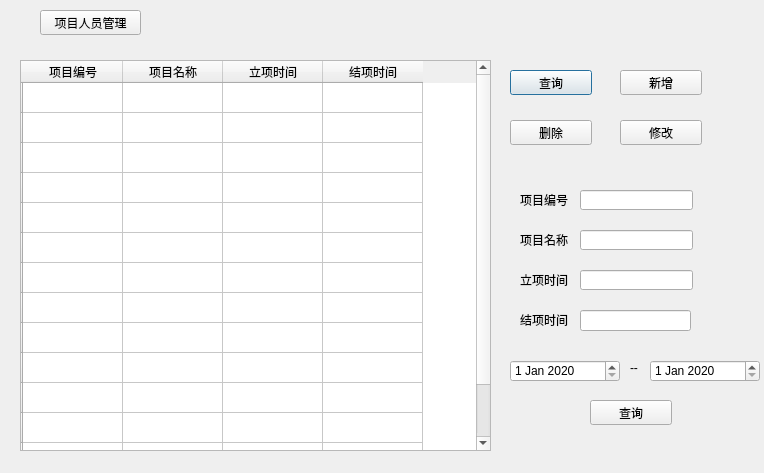
<?xml version="1.0" encoding="UTF-8"?>
<ui version="4.0">
 <class>Dialog9</class>
 <widget class="QDialog" name="Dialog9">
  <property name="geometry">
   <rect>
    <x>0</x>
    <y>0</y>
    <width>764</width>
    <height>473</height>
   </rect>
  </property>
  <property name="windowTitle">
   <string>项目管理</string>
  </property>
  <widget class="QTableWidget" name="tableWidget">
   <property name="geometry">
    <rect>
     <x>20</x>
     <y>60</y>
     <width>471</width>
     <height>391</height>
    </rect>
   </property>
   <row>
    <property name="text">
     <string/>
    </property>
   </row>
   <row>
    <property name="text">
     <string/>
    </property>
   </row>
   <row>
    <property name="text">
     <string/>
    </property>
   </row>
   <row>
    <property name="text">
     <string/>
    </property>
   </row>
   <row>
    <property name="text">
     <string/>
    </property>
   </row>
   <row>
    <property name="text">
     <string/>
    </property>
   </row>
   <row>
    <property name="text">
     <string/>
    </property>
   </row>
   <row>
    <property name="text">
     <string/>
    </property>
   </row>
   <row>
    <property name="text">
     <string/>
    </property>
   </row>
   <row>
    <property name="text">
     <string/>
    </property>
   </row>
   <row>
    <property name="text">
     <string/>
    </property>
   </row>
   <row>
    <property name="text">
     <string/>
    </property>
   </row>
   <row>
    <property name="text">
     <string/>
    </property>
   </row>
   <row>
    <property name="text">
     <string/>
    </property>
   </row>
   <column>
    <property name="text">
     <string>项目编号</string>
    </property>
   </column>
   <column>
    <property name="text">
     <string>项目名称</string>
    </property>
   </column>
   <column>
    <property name="text">
     <string>立项时间</string>
    </property>
   </column>
   <column>
    <property name="text">
     <string>结项时间</string>
    </property>
   </column>
  </widget>
  <widget class="QPushButton" name="pushButton">
   <property name="geometry">
    <rect>
     <x>510</x>
     <y>70</y>
     <width>82</width>
     <height>25</height>
    </rect>
   </property>
   <property name="text">
    <string>查询</string>
   </property>
  </widget>
  <widget class="QPushButton" name="pushButton_2">
   <property name="geometry">
    <rect>
     <x>620</x>
     <y>70</y>
     <width>82</width>
     <height>25</height>
    </rect>
   </property>
   <property name="text">
    <string>新增</string>
   </property>
  </widget>
  <widget class="QPushButton" name="pushButton_3">
   <property name="geometry">
    <rect>
     <x>510</x>
     <y>120</y>
     <width>82</width>
     <height>25</height>
    </rect>
   </property>
   <property name="text">
    <string>删除</string>
   </property>
  </widget>
  <widget class="QPushButton" name="pushButton_4">
   <property name="geometry">
    <rect>
     <x>620</x>
     <y>120</y>
     <width>82</width>
     <height>25</height>
    </rect>
   </property>
   <property name="text">
    <string>修改</string>
   </property>
  </widget>
  <widget class="QLabel" name="label_2">
   <property name="geometry">
    <rect>
     <x>520</x>
     <y>190</y>
     <width>81</width>
     <height>20</height>
    </rect>
   </property>
   <property name="text">
    <string>项目编号</string>
   </property>
  </widget>
  <widget class="QLineEdit" name="lineEdit">
   <property name="geometry">
    <rect>
     <x>580</x>
     <y>190</y>
     <width>113</width>
     <height>20</height>
    </rect>
   </property>
  </widget>
  <widget class="QLineEdit" name="lineEdit_2">
   <property name="geometry">
    <rect>
     <x>580</x>
     <y>230</y>
     <width>113</width>
     <height>20</height>
    </rect>
   </property>
  </widget>
  <widget class="QLabel" name="label_3">
   <property name="geometry">
    <rect>
     <x>520</x>
     <y>230</y>
     <width>51</width>
     <height>20</height>
    </rect>
   </property>
   <property name="text">
    <string>项目名称</string>
   </property>
  </widget>
  <widget class="QLineEdit" name="lineEdit_3">
   <property name="geometry">
    <rect>
     <x>580</x>
     <y>270</y>
     <width>113</width>
     <height>20</height>
    </rect>
   </property>
  </widget>
  <widget class="QLabel" name="label_4">
   <property name="geometry">
    <rect>
     <x>520</x>
     <y>270</y>
     <width>81</width>
     <height>20</height>
    </rect>
   </property>
   <property name="text">
    <string>立项时间</string>
   </property>
  </widget>
  <widget class="QLineEdit" name="lineEdit_4">
   <property name="geometry">
    <rect>
     <x>580</x>
     <y>310</y>
     <width>111</width>
     <height>21</height>
    </rect>
   </property>
  </widget>
  <widget class="QLabel" name="label_5">
   <property name="geometry">
    <rect>
     <x>520</x>
     <y>310</y>
     <width>81</width>
     <height>20</height>
    </rect>
   </property>
   <property name="text">
    <string>结项时间</string>
   </property>
  </widget>
  <widget class="QPushButton" name="pushButton_5">
   <property name="geometry">
    <rect>
     <x>40</x>
     <y>10</y>
     <width>101</width>
     <height>25</height>
    </rect>
   </property>
   <property name="text">
    <string>项目人员管理</string>
   </property>
  </widget>
  <widget class="QDateEdit" name="dateEdit">
   <property name="geometry">
    <rect>
     <x>510</x>
     <y>360</y>
     <width>110</width>
     <height>22</height>
    </rect>
   </property>
   <property name="dateTime">
    <datetime>
     <hour>0</hour>
     <minute>0</minute>
     <second>0</second>
     <year>2020</year>
     <month>1</month>
     <day>1</day>
    </datetime>
   </property>
  </widget>
  <widget class="QDateEdit" name="dateEdit_2">
   <property name="geometry">
    <rect>
     <x>650</x>
     <y>360</y>
     <width>110</width>
     <height>22</height>
    </rect>
   </property>
   <property name="dateTime">
    <datetime>
     <hour>0</hour>
     <minute>0</minute>
     <second>0</second>
     <year>2020</year>
     <month>1</month>
     <day>1</day>
    </datetime>
   </property>
  </widget>
  <widget class="QLabel" name="label">
   <property name="geometry">
    <rect>
     <x>630</x>
     <y>360</y>
     <width>31</width>
     <height>16</height>
    </rect>
   </property>
   <property name="text">
    <string>--</string>
   </property>
  </widget>
  <widget class="QPushButton" name="pushButton_6">
   <property name="geometry">
    <rect>
     <x>590</x>
     <y>400</y>
     <width>82</width>
     <height>25</height>
    </rect>
   </property>
   <property name="text">
    <string>查询</string>
   </property>
  </widget>
 </widget>
 <resources/>
 <connections/>
</ui>
